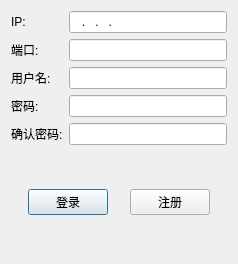
<?xml version="1.0" encoding="UTF-8"?>
<ui version="4.0">
 <class>LoginDialog</class>
 <widget class="QDialog" name="LoginDialog">
  <property name="geometry">
   <rect>
    <x>0</x>
    <y>0</y>
    <width>238</width>
    <height>264</height>
   </rect>
  </property>
  <property name="windowTitle">
   <string>Dialog</string>
  </property>
  <layout class="QVBoxLayout" name="verticalLayout">
   <item>
    <widget class="QWidget" name="widget" native="true">
     <layout class="QGridLayout" name="gridLayout">
      <property name="leftMargin">
       <number>0</number>
      </property>
      <property name="topMargin">
       <number>0</number>
      </property>
      <property name="rightMargin">
       <number>0</number>
      </property>
      <property name="bottomMargin">
       <number>0</number>
      </property>
      <item row="0" column="1">
       <widget class="QLineEdit" name="ipEdit">
        <property name="inputMask">
         <string>000.000.000.000</string>
        </property>
       </widget>
      </item>
      <item row="3" column="1">
       <widget class="QLineEdit" name="pwdEdit">
        <property name="echoMode">
         <enum>QLineEdit::Password</enum>
        </property>
       </widget>
      </item>
      <item row="2" column="0">
       <widget class="QLabel" name="label_3">
        <property name="text">
         <string>用户名:</string>
        </property>
       </widget>
      </item>
      <item row="1" column="0">
       <widget class="QLabel" name="label_2">
        <property name="text">
         <string>端口:</string>
        </property>
       </widget>
      </item>
      <item row="2" column="1">
       <widget class="QLineEdit" name="nameEdit">
        <property name="echoMode">
         <enum>QLineEdit::Normal</enum>
        </property>
       </widget>
      </item>
      <item row="3" column="0">
       <widget class="QLabel" name="label_7">
        <property name="text">
         <string>密码:</string>
        </property>
       </widget>
      </item>
      <item row="0" column="0">
       <widget class="QLabel" name="label">
        <property name="text">
         <string>IP:</string>
        </property>
       </widget>
      </item>
      <item row="1" column="1">
       <widget class="QLineEdit" name="portEdit">
        <property name="echoMode">
         <enum>QLineEdit::Normal</enum>
        </property>
       </widget>
      </item>
      <item row="4" column="0">
       <widget class="QLabel" name="label_8">
        <property name="text">
         <string>确认密码:</string>
        </property>
       </widget>
      </item>
      <item row="4" column="1">
       <widget class="QLineEdit" name="confirmPwdEdit">
        <property name="echoMode">
         <enum>QLineEdit::Password</enum>
        </property>
       </widget>
      </item>
     </layout>
    </widget>
   </item>
   <item>
    <widget class="QWidget" name="widget_2" native="true">
     <layout class="QHBoxLayout" name="horizontalLayout">
      <property name="leftMargin">
       <number>0</number>
      </property>
      <property name="topMargin">
       <number>0</number>
      </property>
      <property name="rightMargin">
       <number>0</number>
      </property>
      <property name="bottomMargin">
       <number>0</number>
      </property>
      <item>
       <spacer name="horizontalSpacer">
        <property name="orientation">
         <enum>Qt::Horizontal</enum>
        </property>
        <property name="sizeHint" stdset="0">
         <size>
          <width>40</width>
          <height>20</height>
         </size>
        </property>
       </spacer>
      </item>
      <item>
       <widget class="QPushButton" name="loginBtn">
        <property name="text">
         <string>登录</string>
        </property>
       </widget>
      </item>
      <item>
       <spacer name="horizontalSpacer_4">
        <property name="orientation">
         <enum>Qt::Horizontal</enum>
        </property>
        <property name="sizeHint" stdset="0">
         <size>
          <width>40</width>
          <height>20</height>
         </size>
        </property>
       </spacer>
      </item>
      <item>
       <widget class="QPushButton" name="registerBtn">
        <property name="text">
         <string>注册</string>
        </property>
       </widget>
      </item>
      <item>
       <spacer name="horizontalSpacer_2">
        <property name="orientation">
         <enum>Qt::Horizontal</enum>
        </property>
        <property name="sizeHint" stdset="0">
         <size>
          <width>40</width>
          <height>20</height>
         </size>
        </property>
       </spacer>
      </item>
     </layout>
    </widget>
   </item>
  </layout>
 </widget>
 <resources/>
 <connections/>
</ui>
